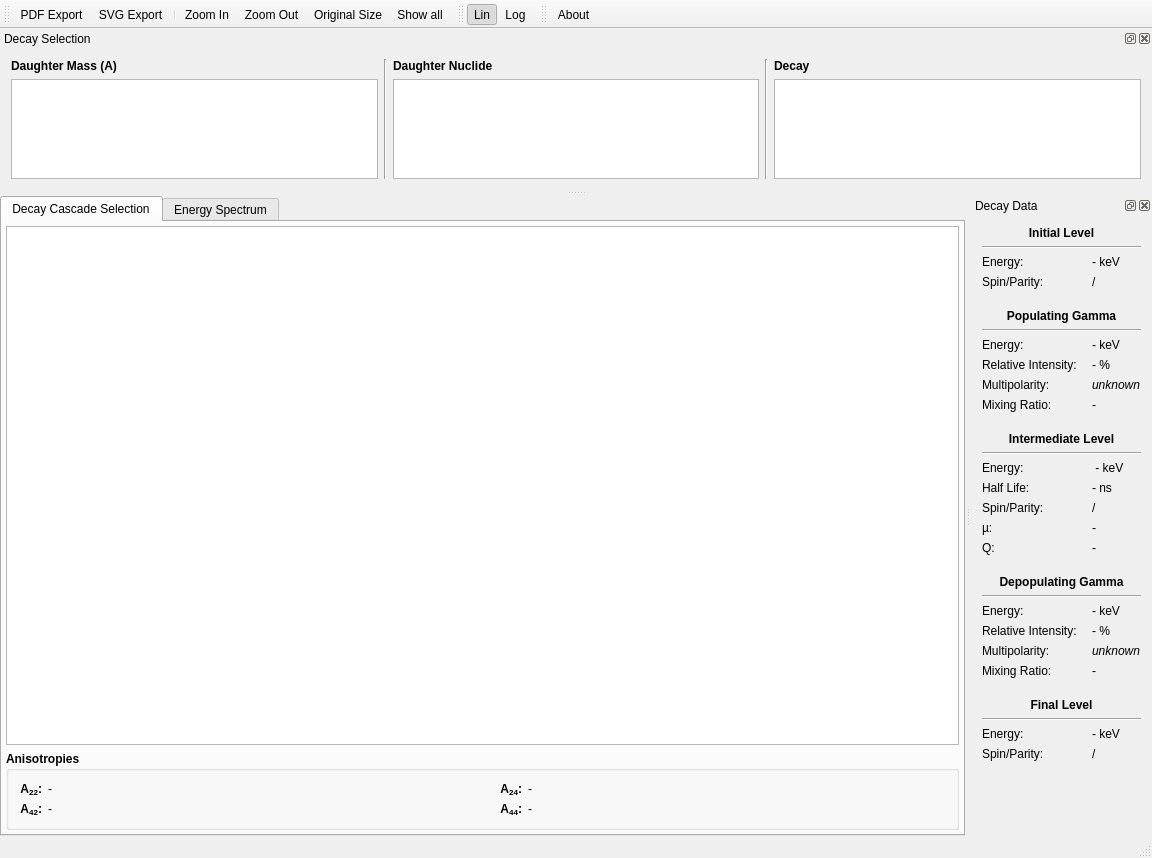
<?xml version="1.0" encoding="UTF-8"?>
<ui version="4.0">
 <class>KaihenMainWindow</class>
 <widget class="QMainWindow" name="KaihenMainWindow">
  <property name="geometry">
   <rect>
    <x>0</x>
    <y>0</y>
    <width>1152</width>
    <height>858</height>
   </rect>
  </property>
  <property name="windowTitle">
   <string>Kaihen</string>
  </property>
  <property name="windowIcon">
   <iconset resource="kaihen.qrc">
    <normaloff>:/kaihen.png</normaloff>:/kaihen.png</iconset>
  </property>
  <property name="dockNestingEnabled">
   <bool>true</bool>
  </property>
  <widget class="QWidget" name="centralWidget">
   <layout class="QVBoxLayout" name="verticalLayout_3">
    <property name="margin">
     <number>0</number>
    </property>
    <item>
     <widget class="QTabWidget" name="tabWidget">
      <property name="currentIndex">
       <number>0</number>
      </property>
      <widget class="QWidget" name="decayCascadeTab">
       <attribute name="title">
        <string>Decay Cascade Selection</string>
       </attribute>
       <layout class="QVBoxLayout" name="verticalLayout_4">
        <property name="margin">
         <number>4</number>
        </property>
        <item>
         <widget class="QGraphicsView" name="decayView">
          <property name="sizePolicy">
           <sizepolicy hsizetype="Expanding" vsizetype="Expanding">
            <horstretch>1</horstretch>
            <verstretch>0</verstretch>
           </sizepolicy>
          </property>
         </widget>
        </item>
        <item>
         <widget class="GroupBox" name="groupBox">
          <property name="sizePolicy">
           <sizepolicy hsizetype="Expanding" vsizetype="Preferred">
            <horstretch>0</horstretch>
            <verstretch>0</verstretch>
           </sizepolicy>
          </property>
          <property name="font">
           <font>
            <weight>75</weight>
            <bold>true</bold>
           </font>
          </property>
          <property name="title">
           <string>Anisotropies</string>
          </property>
          <layout class="QGridLayout" name="gridLayout">
           <item row="0" column="0">
            <widget class="QLabel" name="a22Label">
             <property name="sizePolicy">
              <sizepolicy hsizetype="Fixed" vsizetype="Preferred">
               <horstretch>0</horstretch>
               <verstretch>0</verstretch>
              </sizepolicy>
             </property>
             <property name="text">
              <string>&lt;html&gt;&lt;head/&gt;&lt;body&gt;&lt;p&gt;A&lt;span style=&quot; vertical-align:sub;&quot;&gt;22&lt;/span&gt;:&lt;/p&gt;&lt;/body&gt;&lt;/html&gt;</string>
             </property>
             <property name="alignment">
              <set>Qt::AlignRight|Qt::AlignTrailing|Qt::AlignVCenter</set>
             </property>
            </widget>
           </item>
           <item row="0" column="2">
            <widget class="QLabel" name="a24Label">
             <property name="sizePolicy">
              <sizepolicy hsizetype="Fixed" vsizetype="Preferred">
               <horstretch>0</horstretch>
               <verstretch>0</verstretch>
              </sizepolicy>
             </property>
             <property name="minimumSize">
              <size>
               <width>50</width>
               <height>0</height>
              </size>
             </property>
             <property name="text">
              <string>&lt;html&gt;&lt;head/&gt;&lt;body&gt;&lt;p&gt;A&lt;span style=&quot; vertical-align:sub;&quot;&gt;24&lt;/span&gt;:&lt;/p&gt;&lt;/body&gt;&lt;/html&gt;</string>
             </property>
             <property name="alignment">
              <set>Qt::AlignRight|Qt::AlignTrailing|Qt::AlignVCenter</set>
             </property>
            </widget>
           </item>
           <item row="0" column="1">
            <widget class="QLabel" name="a22">
             <property name="font">
              <font>
               <weight>50</weight>
               <bold>false</bold>
              </font>
             </property>
             <property name="toolTip">
              <string>&lt;html&gt;&lt;head/&gt;&lt;body&gt;&lt;p&gt;A&lt;span style=&quot; vertical-align:sub;&quot;&gt;22&lt;/span&gt;&lt;/p&gt;&lt;p&gt;If the sign of δ&lt;sub&gt;1&lt;/sub&gt; or δ&lt;sub&gt;2&lt;/sub&gt; is unknown all possible combinations are shown. Results are then tagged with the signs of δ&lt;sub&gt;1&lt;/sub&gt; and δ&lt;sub&gt;2&lt;/sub&gt;.&lt;/p&gt;&lt;/body&gt;&lt;/html&gt;</string>
             </property>
             <property name="text">
              <string>-</string>
             </property>
             <property name="textInteractionFlags">
              <set>Qt::LinksAccessibleByMouse|Qt::TextSelectableByKeyboard|Qt::TextSelectableByMouse</set>
             </property>
            </widget>
           </item>
           <item row="0" column="3">
            <widget class="QLabel" name="a24">
             <property name="font">
              <font>
               <weight>50</weight>
               <bold>false</bold>
              </font>
             </property>
             <property name="toolTip">
              <string>&lt;html&gt;&lt;head/&gt;&lt;body&gt;&lt;p&gt;A&lt;span style=&quot; vertical-align:sub;&quot;&gt;24&lt;/span&gt;&lt;/p&gt;&lt;p&gt;If the sign of δ&lt;sub&gt;1&lt;/sub&gt; or δ&lt;sub&gt;2&lt;/sub&gt; is unknown all possible combinations are shown. Results are then tagged with the signs of δ&lt;sub&gt;1&lt;/sub&gt; and δ&lt;sub&gt;2&lt;/sub&gt;.&lt;/p&gt;&lt;/body&gt;&lt;/html&gt;</string>
             </property>
             <property name="text">
              <string>-</string>
             </property>
             <property name="textInteractionFlags">
              <set>Qt::LinksAccessibleByMouse|Qt::TextSelectableByKeyboard|Qt::TextSelectableByMouse</set>
             </property>
            </widget>
           </item>
           <item row="1" column="0">
            <widget class="QLabel" name="a42Label">
             <property name="sizePolicy">
              <sizepolicy hsizetype="Fixed" vsizetype="Preferred">
               <horstretch>0</horstretch>
               <verstretch>0</verstretch>
              </sizepolicy>
             </property>
             <property name="text">
              <string>&lt;html&gt;&lt;head/&gt;&lt;body&gt;&lt;p&gt;A&lt;span style=&quot; vertical-align:sub;&quot;&gt;42&lt;/span&gt;:&lt;/p&gt;&lt;/body&gt;&lt;/html&gt;</string>
             </property>
             <property name="alignment">
              <set>Qt::AlignRight|Qt::AlignTrailing|Qt::AlignVCenter</set>
             </property>
            </widget>
           </item>
           <item row="1" column="1">
            <widget class="QLabel" name="a42">
             <property name="font">
              <font>
               <weight>50</weight>
               <bold>false</bold>
              </font>
             </property>
             <property name="toolTip">
              <string>&lt;html&gt;&lt;head/&gt;&lt;body&gt;&lt;p&gt;A&lt;span style=&quot; vertical-align:sub;&quot;&gt;42&lt;/span&gt;&lt;/p&gt;&lt;p&gt;If the sign of δ&lt;sub&gt;1&lt;/sub&gt; or δ&lt;sub&gt;2&lt;/sub&gt; is unknown all possible combinations are shown. Results are then tagged with the signs of δ&lt;sub&gt;1&lt;/sub&gt; and δ&lt;sub&gt;2&lt;/sub&gt;.&lt;/p&gt;&lt;/body&gt;&lt;/html&gt;</string>
             </property>
             <property name="text">
              <string>-</string>
             </property>
             <property name="textInteractionFlags">
              <set>Qt::LinksAccessibleByMouse|Qt::TextSelectableByKeyboard|Qt::TextSelectableByMouse</set>
             </property>
            </widget>
           </item>
           <item row="1" column="2">
            <widget class="QLabel" name="a44Label">
             <property name="sizePolicy">
              <sizepolicy hsizetype="Fixed" vsizetype="Preferred">
               <horstretch>0</horstretch>
               <verstretch>0</verstretch>
              </sizepolicy>
             </property>
             <property name="minimumSize">
              <size>
               <width>50</width>
               <height>0</height>
              </size>
             </property>
             <property name="text">
              <string>&lt;html&gt;&lt;head/&gt;&lt;body&gt;&lt;p&gt;A&lt;span style=&quot; vertical-align:sub;&quot;&gt;44&lt;/span&gt;:&lt;/p&gt;&lt;/body&gt;&lt;/html&gt;</string>
             </property>
             <property name="alignment">
              <set>Qt::AlignRight|Qt::AlignTrailing|Qt::AlignVCenter</set>
             </property>
            </widget>
           </item>
           <item row="1" column="3">
            <widget class="QLabel" name="a44">
             <property name="font">
              <font>
               <weight>50</weight>
               <bold>false</bold>
              </font>
             </property>
             <property name="toolTip">
              <string>&lt;html&gt;&lt;head/&gt;&lt;body&gt;&lt;p&gt;A&lt;span style=&quot; vertical-align:sub;&quot;&gt;44&lt;/span&gt;&lt;/p&gt;&lt;p&gt;If the sign of δ&lt;sub&gt;1&lt;/sub&gt; or δ&lt;sub&gt;2&lt;/sub&gt; is unknown all possible combinations are shown. Results are then tagged with the signs of δ&lt;sub&gt;1&lt;/sub&gt; and δ&lt;sub&gt;2&lt;/sub&gt;.&lt;/p&gt;&lt;/body&gt;&lt;/html&gt;</string>
             </property>
             <property name="text">
              <string>-</string>
             </property>
             <property name="textInteractionFlags">
              <set>Qt::LinksAccessibleByMouse|Qt::TextSelectableByKeyboard|Qt::TextSelectableByMouse</set>
             </property>
            </widget>
           </item>
          </layout>
         </widget>
        </item>
       </layout>
      </widget>
      <widget class="QWidget" name="energySpectrumTab">
       <attribute name="title">
        <string>Energy Spectrum</string>
       </attribute>
       <layout class="QVBoxLayout" name="energySpectrumLayout"/>
      </widget>
     </widget>
    </item>
   </layout>
  </widget>
  <widget class="QToolBar" name="mainToolBar">
   <property name="windowTitle">
    <string>Common Tool Bar</string>
   </property>
   <attribute name="toolBarArea">
    <enum>TopToolBarArea</enum>
   </attribute>
   <attribute name="toolBarBreak">
    <bool>false</bool>
   </attribute>
   <addaction name="actionPDF_Export"/>
   <addaction name="actionSVG_Export"/>
   <addaction name="separator"/>
   <addaction name="actionZoom_In"/>
   <addaction name="actionZoom_Out"/>
   <addaction name="actionOriginal_Size"/>
   <addaction name="actionShow_all"/>
  </widget>
  <widget class="QStatusBar" name="statusBar"/>
  <widget class="QDockWidget" name="decayInfoDock">
   <property name="allowedAreas">
    <set>Qt::LeftDockWidgetArea|Qt::RightDockWidgetArea</set>
   </property>
   <property name="windowTitle">
    <string>Decay Data</string>
   </property>
   <attribute name="dockWidgetArea">
    <number>2</number>
   </attribute>
   <widget class="QWidget" name="dockWidgetContents">
    <layout class="QFormLayout" name="formLayout">
     <property name="fieldGrowthPolicy">
      <enum>QFormLayout::ExpandingFieldsGrow</enum>
     </property>
     <property name="horizontalSpacing">
      <number>15</number>
     </property>
     <item row="2" column="0">
      <widget class="QLabel" name="startEnergyLabel">
       <property name="text">
        <string>Energy:</string>
       </property>
      </widget>
     </item>
     <item row="3" column="0">
      <widget class="QLabel" name="startSpinLabel">
       <property name="text">
        <string>Spin/Parity:</string>
       </property>
      </widget>
     </item>
     <item row="5" column="0" colspan="2">
      <widget class="QLabel" name="popGammaLabel">
       <property name="font">
        <font>
         <weight>75</weight>
         <bold>true</bold>
        </font>
       </property>
       <property name="text">
        <string>Populating Gamma</string>
       </property>
       <property name="alignment">
        <set>Qt::AlignCenter</set>
       </property>
      </widget>
     </item>
     <item row="7" column="0" colspan="2">
      <widget class="Line" name="line_4">
       <property name="orientation">
        <enum>Qt::Horizontal</enum>
       </property>
      </widget>
     </item>
     <item row="8" column="0">
      <widget class="QLabel" name="popEnergyLabel">
       <property name="text">
        <string>Energy:</string>
       </property>
      </widget>
     </item>
     <item row="8" column="1">
      <widget class="QLabel" name="popEnergy">
       <property name="text">
        <string>- keV</string>
       </property>
      </widget>
     </item>
     <item row="9" column="0">
      <widget class="QLabel" name="popIntensityLabel">
       <property name="text">
        <string>Relative Intensity:</string>
       </property>
      </widget>
     </item>
     <item row="9" column="1">
      <widget class="QLabel" name="popIntensity">
       <property name="text">
        <string>- %</string>
       </property>
      </widget>
     </item>
     <item row="10" column="0">
      <widget class="QLabel" name="popMultipolarityLabel">
       <property name="text">
        <string>Multipolarity:</string>
       </property>
      </widget>
     </item>
     <item row="10" column="1">
      <widget class="QLabel" name="popMultipolarity">
       <property name="text">
        <string>&lt;i&gt;unknown&lt;/i&gt;</string>
       </property>
      </widget>
     </item>
     <item row="11" column="0">
      <widget class="QLabel" name="popMixingLabel">
       <property name="toolTip">
        <string>δ</string>
       </property>
       <property name="text">
        <string>Mixing Ratio:</string>
       </property>
      </widget>
     </item>
     <item row="11" column="1">
      <widget class="QLabel" name="popMixing">
       <property name="toolTip">
        <string>δ</string>
       </property>
       <property name="text">
        <string>-</string>
       </property>
      </widget>
     </item>
     <item row="12" column="0" colspan="2">
      <spacer name="verticalSpacer">
       <property name="orientation">
        <enum>Qt::Vertical</enum>
       </property>
       <property name="sizeType">
        <enum>QSizePolicy::Fixed</enum>
       </property>
       <property name="sizeHint" stdset="0">
        <size>
         <width>0</width>
         <height>8</height>
        </size>
       </property>
      </spacer>
     </item>
     <item row="13" column="0" colspan="2">
      <widget class="QLabel" name="intermedLevelLabel">
       <property name="font">
        <font>
         <weight>75</weight>
         <bold>true</bold>
        </font>
       </property>
       <property name="text">
        <string>Intermediate Level</string>
       </property>
       <property name="alignment">
        <set>Qt::AlignCenter</set>
       </property>
      </widget>
     </item>
     <item row="14" column="0" colspan="2">
      <widget class="Line" name="line_3">
       <property name="orientation">
        <enum>Qt::Horizontal</enum>
       </property>
      </widget>
     </item>
     <item row="15" column="0">
      <widget class="QLabel" name="intEnergyLabel">
       <property name="text">
        <string>Energy:</string>
       </property>
      </widget>
     </item>
     <item row="15" column="1">
      <widget class="QLabel" name="intEnergy">
       <property name="text">
        <string> - keV</string>
       </property>
      </widget>
     </item>
     <item row="16" column="0">
      <widget class="QLabel" name="intHalfLifeLabel">
       <property name="text">
        <string>Half Life:</string>
       </property>
      </widget>
     </item>
     <item row="16" column="1">
      <widget class="QLabel" name="intHalfLife">
       <property name="text">
        <string>- ns</string>
       </property>
      </widget>
     </item>
     <item row="17" column="1">
      <widget class="QLabel" name="intSpin">
       <property name="text">
        <string>/</string>
       </property>
      </widget>
     </item>
     <item row="20" column="0" colspan="2">
      <spacer name="verticalSpacer_2">
       <property name="orientation">
        <enum>Qt::Vertical</enum>
       </property>
       <property name="sizeType">
        <enum>QSizePolicy::Fixed</enum>
       </property>
       <property name="sizeHint" stdset="0">
        <size>
         <width>0</width>
         <height>8</height>
        </size>
       </property>
      </spacer>
     </item>
     <item row="21" column="0" colspan="2">
      <widget class="QLabel" name="depopGammaLabel">
       <property name="font">
        <font>
         <weight>75</weight>
         <bold>true</bold>
        </font>
       </property>
       <property name="text">
        <string>Depopulating Gamma</string>
       </property>
       <property name="alignment">
        <set>Qt::AlignCenter</set>
       </property>
      </widget>
     </item>
     <item row="22" column="0" colspan="2">
      <widget class="Line" name="line_5">
       <property name="orientation">
        <enum>Qt::Horizontal</enum>
       </property>
      </widget>
     </item>
     <item row="23" column="0">
      <widget class="QLabel" name="depopEnergyLabel">
       <property name="text">
        <string>Energy:</string>
       </property>
      </widget>
     </item>
     <item row="23" column="1">
      <widget class="QLabel" name="depopEnergy">
       <property name="text">
        <string>- keV</string>
       </property>
      </widget>
     </item>
     <item row="24" column="0">
      <widget class="QLabel" name="depopIntensityLabel">
       <property name="text">
        <string>Relative Intensity:</string>
       </property>
      </widget>
     </item>
     <item row="24" column="1">
      <widget class="QLabel" name="depopIntensity">
       <property name="text">
        <string>- %</string>
       </property>
      </widget>
     </item>
     <item row="25" column="0">
      <widget class="QLabel" name="depopMultipolarityLabel">
       <property name="text">
        <string>Multipolarity:</string>
       </property>
      </widget>
     </item>
     <item row="25" column="1">
      <widget class="QLabel" name="depopMultipolarity">
       <property name="text">
        <string>&lt;i&gt;unknown&lt;/i&gt;</string>
       </property>
      </widget>
     </item>
     <item row="27" column="1">
      <widget class="QLabel" name="depopMixing">
       <property name="toolTip">
        <string>δ</string>
       </property>
       <property name="text">
        <string>-</string>
       </property>
      </widget>
     </item>
     <item row="1" column="0" colspan="2">
      <widget class="Line" name="line_6">
       <property name="orientation">
        <enum>Qt::Horizontal</enum>
       </property>
      </widget>
     </item>
     <item row="0" column="0" colspan="2">
      <widget class="QLabel" name="startLevelLabel">
       <property name="font">
        <font>
         <weight>75</weight>
         <bold>true</bold>
        </font>
       </property>
       <property name="text">
        <string>Initial Level</string>
       </property>
       <property name="alignment">
        <set>Qt::AlignCenter</set>
       </property>
      </widget>
     </item>
     <item row="4" column="0" colspan="2">
      <spacer name="verticalSpacer_3">
       <property name="orientation">
        <enum>Qt::Vertical</enum>
       </property>
       <property name="sizeType">
        <enum>QSizePolicy::Fixed</enum>
       </property>
       <property name="sizeHint" stdset="0">
        <size>
         <width>0</width>
         <height>8</height>
        </size>
       </property>
      </spacer>
     </item>
     <item row="29" column="0" colspan="2">
      <widget class="QLabel" name="endLevelLabel">
       <property name="font">
        <font>
         <weight>75</weight>
         <bold>true</bold>
        </font>
       </property>
       <property name="text">
        <string>Final Level</string>
       </property>
       <property name="alignment">
        <set>Qt::AlignCenter</set>
       </property>
      </widget>
     </item>
     <item row="28" column="0" colspan="2">
      <spacer name="verticalSpacer_4">
       <property name="orientation">
        <enum>Qt::Vertical</enum>
       </property>
       <property name="sizeType">
        <enum>QSizePolicy::Fixed</enum>
       </property>
       <property name="sizeHint" stdset="0">
        <size>
         <width>0</width>
         <height>8</height>
        </size>
       </property>
      </spacer>
     </item>
     <item row="30" column="0" colspan="2">
      <widget class="Line" name="line_7">
       <property name="orientation">
        <enum>Qt::Horizontal</enum>
       </property>
      </widget>
     </item>
     <item row="31" column="0">
      <widget class="QLabel" name="endEnergyLabel">
       <property name="text">
        <string>Energy:</string>
       </property>
      </widget>
     </item>
     <item row="32" column="0">
      <widget class="QLabel" name="endSpinLabel">
       <property name="text">
        <string>Spin/Parity:</string>
       </property>
      </widget>
     </item>
     <item row="31" column="1">
      <widget class="QLabel" name="endEnergy">
       <property name="text">
        <string>- keV</string>
       </property>
      </widget>
     </item>
     <item row="32" column="1">
      <widget class="QLabel" name="endSpin">
       <property name="text">
        <string>/</string>
       </property>
      </widget>
     </item>
     <item row="2" column="1">
      <widget class="QLabel" name="startEnergy">
       <property name="text">
        <string>- keV</string>
       </property>
      </widget>
     </item>
     <item row="3" column="1">
      <widget class="QLabel" name="startSpin">
       <property name="text">
        <string>/</string>
       </property>
      </widget>
     </item>
     <item row="17" column="0">
      <widget class="QLabel" name="intSpinLabel">
       <property name="text">
        <string>Spin/Parity:</string>
       </property>
      </widget>
     </item>
     <item row="27" column="0">
      <widget class="QLabel" name="depopMixingLabel">
       <property name="toolTip">
        <string>δ</string>
       </property>
       <property name="text">
        <string>Mixing Ratio:</string>
       </property>
      </widget>
     </item>
     <item row="18" column="0">
      <widget class="QLabel" name="intMuLabel">
       <property name="toolTip">
        <string>Magnetic dipole moment of the intermediate level</string>
       </property>
       <property name="text">
        <string>µ:</string>
       </property>
      </widget>
     </item>
     <item row="19" column="0">
      <widget class="QLabel" name="intQLabel">
       <property name="toolTip">
        <string>Electric quadrupole moment of the intermediate level</string>
       </property>
       <property name="text">
        <string>Q:</string>
       </property>
      </widget>
     </item>
     <item row="18" column="1">
      <widget class="QLabel" name="intMu">
       <property name="toolTip">
        <string>Magnetic dipole moment of the intermediate level</string>
       </property>
       <property name="text">
        <string>-</string>
       </property>
      </widget>
     </item>
     <item row="19" column="1">
      <widget class="QLabel" name="intQ">
       <property name="toolTip">
        <string>Electric quadrupole moment of the intermediate level</string>
       </property>
       <property name="text">
        <string>-</string>
       </property>
      </widget>
     </item>
    </layout>
   </widget>
  </widget>
  <widget class="QDockWidget" name="decaySelectorDock">
   <property name="allowedAreas">
    <set>Qt::BottomDockWidgetArea|Qt::TopDockWidgetArea</set>
   </property>
   <property name="windowTitle">
    <string>Decay Selection</string>
   </property>
   <attribute name="dockWidgetArea">
    <number>4</number>
   </attribute>
   <widget class="QWidget" name="dockWidgetContents_2">
    <layout class="QHBoxLayout" name="horizontalLayout">
     <item>
      <layout class="QVBoxLayout" name="verticalLayout_5">
       <item>
        <widget class="QLabel" name="aLabel">
         <property name="sizePolicy">
          <sizepolicy hsizetype="Preferred" vsizetype="Fixed">
           <horstretch>0</horstretch>
           <verstretch>0</verstretch>
          </sizepolicy>
         </property>
         <property name="font">
          <font>
           <weight>75</weight>
           <bold>true</bold>
          </font>
         </property>
         <property name="text">
          <string>Daughter Mass (A)</string>
         </property>
         <property name="buddy">
          <cstring>aListWidget</cstring>
         </property>
        </widget>
       </item>
       <item>
        <widget class="QListWidget" name="aListWidget">
         <property name="maximumSize">
          <size>
           <width>16777215</width>
           <height>100</height>
          </size>
         </property>
        </widget>
       </item>
      </layout>
     </item>
     <item>
      <widget class="Line" name="line">
       <property name="orientation">
        <enum>Qt::Vertical</enum>
       </property>
      </widget>
     </item>
     <item>
      <layout class="QVBoxLayout" name="verticalLayout_2">
       <item>
        <widget class="QLabel" name="nuclideLabel">
         <property name="sizePolicy">
          <sizepolicy hsizetype="Preferred" vsizetype="Fixed">
           <horstretch>0</horstretch>
           <verstretch>0</verstretch>
          </sizepolicy>
         </property>
         <property name="font">
          <font>
           <weight>75</weight>
           <bold>true</bold>
          </font>
         </property>
         <property name="text">
          <string>Daughter Nuclide</string>
         </property>
         <property name="buddy">
          <cstring>nuclideListWidget</cstring>
         </property>
        </widget>
       </item>
       <item>
        <widget class="QListWidget" name="nuclideListWidget">
         <property name="maximumSize">
          <size>
           <width>16777215</width>
           <height>100</height>
          </size>
         </property>
        </widget>
       </item>
      </layout>
     </item>
     <item>
      <widget class="Line" name="line_2">
       <property name="orientation">
        <enum>Qt::Vertical</enum>
       </property>
      </widget>
     </item>
     <item>
      <layout class="QVBoxLayout" name="verticalLayout">
       <item>
        <widget class="QLabel" name="decayLabel">
         <property name="sizePolicy">
          <sizepolicy hsizetype="Preferred" vsizetype="Fixed">
           <horstretch>0</horstretch>
           <verstretch>0</verstretch>
          </sizepolicy>
         </property>
         <property name="font">
          <font>
           <weight>75</weight>
           <bold>true</bold>
          </font>
         </property>
         <property name="text">
          <string>Decay</string>
         </property>
         <property name="buddy">
          <cstring>decayListWidget</cstring>
         </property>
        </widget>
       </item>
       <item>
        <widget class="QListWidget" name="decayListWidget">
         <property name="maximumSize">
          <size>
           <width>16777215</width>
           <height>100</height>
          </size>
         </property>
        </widget>
       </item>
      </layout>
     </item>
    </layout>
   </widget>
  </widget>
  <widget class="QToolBar" name="energySpectrumBar">
   <property name="windowTitle">
    <string>Energy Spectrum Tool Bar</string>
   </property>
   <attribute name="toolBarArea">
    <enum>TopToolBarArea</enum>
   </attribute>
   <attribute name="toolBarBreak">
    <bool>false</bool>
   </attribute>
   <addaction name="actionLinear"/>
   <addaction name="actionLogarithmic"/>
  </widget>
  <widget class="QToolBar" name="aboutBar">
   <property name="windowTitle">
    <string>About Tool Bar</string>
   </property>
   <attribute name="toolBarArea">
    <enum>TopToolBarArea</enum>
   </attribute>
   <attribute name="toolBarBreak">
    <bool>false</bool>
   </attribute>
   <addaction name="actionAbout"/>
  </widget>
  <action name="actionZoom_In">
   <property name="icon">
    <iconset resource="kaihen.qrc">
     <normaloff>:/zoom-in.png</normaloff>:/zoom-in.png</iconset>
   </property>
   <property name="text">
    <string>Zoom In</string>
   </property>
   <property name="toolTip">
    <string>Zoom In</string>
   </property>
   <property name="shortcut">
    <string>Ctrl++</string>
   </property>
  </action>
  <action name="actionZoom_Out">
   <property name="icon">
    <iconset resource="kaihen.qrc">
     <normaloff>:/zoom-out.png</normaloff>:/zoom-out.png</iconset>
   </property>
   <property name="text">
    <string>Zoom Out</string>
   </property>
   <property name="toolTip">
    <string>Zoom Out</string>
   </property>
   <property name="shortcut">
    <string>Ctrl+-</string>
   </property>
  </action>
  <action name="actionShow_all">
   <property name="icon">
    <iconset resource="kaihen.qrc">
     <normaloff>:/zoom-fit-best.png</normaloff>:/zoom-fit-best.png</iconset>
   </property>
   <property name="text">
    <string>Show all</string>
   </property>
   <property name="toolTip">
    <string>Show all</string>
   </property>
  </action>
  <action name="actionOriginal_Size">
   <property name="icon">
    <iconset resource="kaihen.qrc">
     <normaloff>:/zoom-original.png</normaloff>:/zoom-original.png</iconset>
   </property>
   <property name="text">
    <string>Original Size</string>
   </property>
   <property name="toolTip">
    <string>Zoom to Original Size</string>
   </property>
  </action>
  <action name="actionAbout">
   <property name="icon">
    <iconset resource="kaihen.qrc">
     <normaloff>:/help-about.png</normaloff>:/help-about.png</iconset>
   </property>
   <property name="text">
    <string>About</string>
   </property>
   <property name="toolTip">
    <string>About Kaihen</string>
   </property>
   <property name="shortcut">
    <string>Ctrl+I</string>
   </property>
  </action>
  <action name="actionLinear">
   <property name="checkable">
    <bool>true</bool>
   </property>
   <property name="checked">
    <bool>true</bool>
   </property>
   <property name="text">
    <string>Lin</string>
   </property>
   <property name="toolTip">
    <string>Linear Y-Axis Scaling</string>
   </property>
  </action>
  <action name="actionLogarithmic">
   <property name="checkable">
    <bool>true</bool>
   </property>
   <property name="text">
    <string>Log</string>
   </property>
   <property name="toolTip">
    <string>Logarithmic Y-Axis Scaling</string>
   </property>
  </action>
  <action name="actionSVG_Export">
   <property name="icon">
    <iconset resource="kaihen.qrc">
     <normaloff>:/image-svg+xml.png</normaloff>:/image-svg+xml.png</iconset>
   </property>
   <property name="text">
    <string>SVG Export</string>
   </property>
   <property name="toolTip">
    <string>Export as SVG File</string>
   </property>
  </action>
  <action name="actionPDF_Export">
   <property name="icon">
    <iconset resource="kaihen.qrc">
     <normaloff>:/application-pdf.png</normaloff>:/application-pdf.png</iconset>
   </property>
   <property name="text">
    <string>PDF Export</string>
   </property>
   <property name="toolTip">
    <string>Export as PDF File</string>
   </property>
  </action>
 </widget>
 <layoutdefault spacing="6" margin="11"/>
 <customwidgets>
  <customwidget>
   <class>GroupBox</class>
   <extends>QGroupBox</extends>
   <header>qxtgroupbox.h</header>
   <container>1</container>
  </customwidget>
 </customwidgets>
 <tabstops>
  <tabstop>aListWidget</tabstop>
  <tabstop>nuclideListWidget</tabstop>
  <tabstop>decayListWidget</tabstop>
  <tabstop>tabWidget</tabstop>
  <tabstop>decayView</tabstop>
 </tabstops>
 <resources>
  <include location="kaihen.qrc"/>
 </resources>
 <connections/>
</ui>
